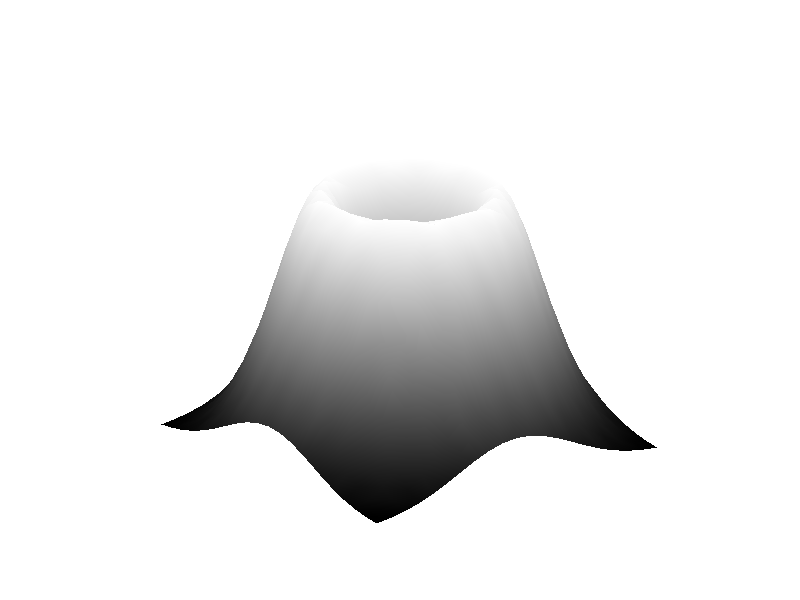

Write the MATLAB code that produced this figure. (Note: this script raises an error after producing the figure.)
f = inline('sin(abs(z).^2/20).*exp(-abs(z).^2)');
x= linspace(-2, 2, 21); [xx, yy]= meshgrid(x);
z = f(xx+i*yy);
surf(z), shading interp; colormap(gray); axis off
[u,v]=gradient(z); h=streamslice(u,v);      
for i=1:length(h); 
  zi = interp2(z,get(h(i), 'xdata'), get(h(i),'ydata'));
  set(h(i),'zdata', zi, 'Color', 'k');
end
alpha 0.5
